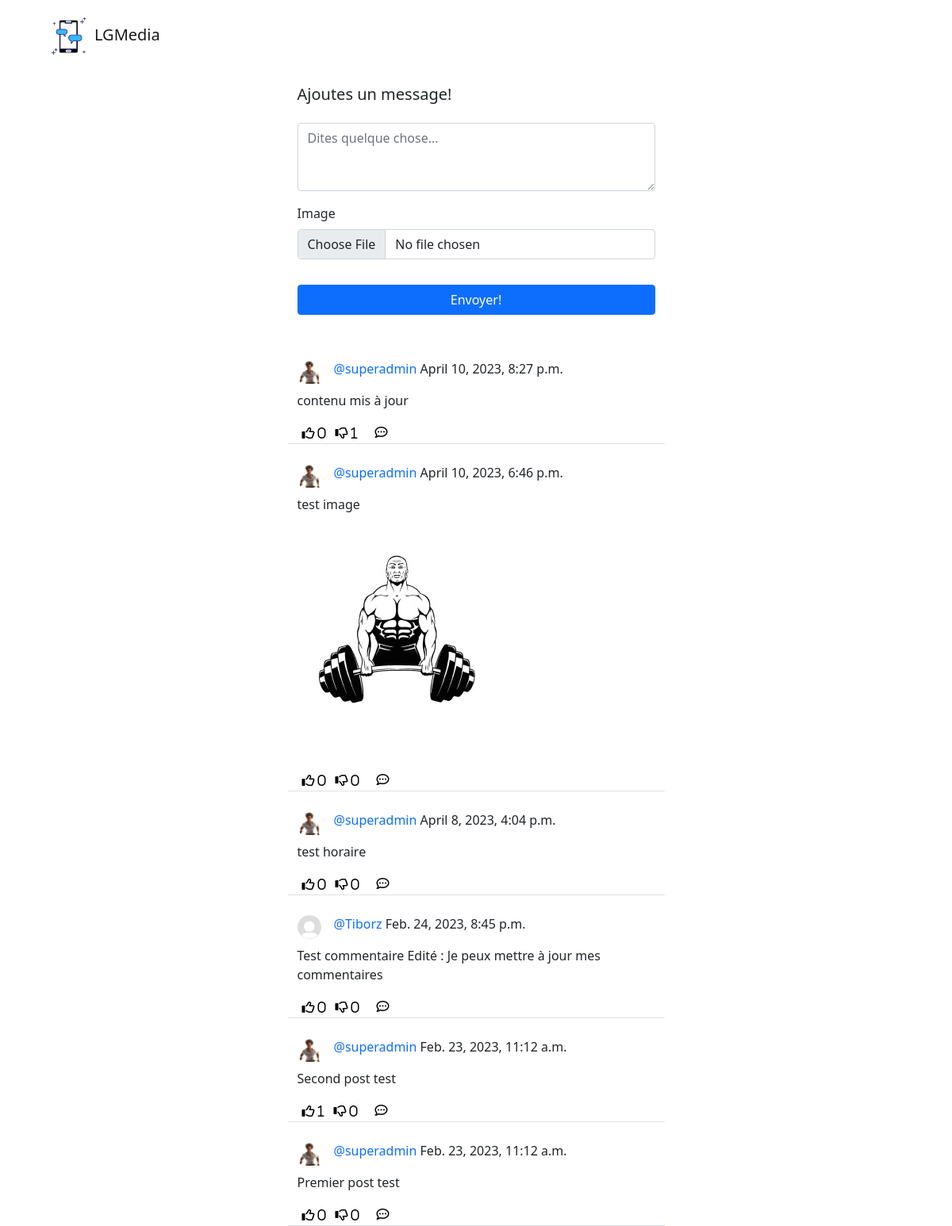
The app's page /social/ with its own data.
### social/models.py (models this page shows)
class Post(models.Model):
    idPost = models.AutoField(primary_key=True)
    contenu = models.TextField()
    image = models.ImageField(upload_to='uploads/post_photos', blank=True, null=True)
    sendingTime = models.DateTimeField(default=timezone.now)
    auteur = models.ForeignKey(User, on_delete=models.CASCADE)
    likes = models.ManyToManyField(User, blank=True, related_name='likes')
    dislikes = models.ManyToManyField(User, blank=True, related_name='dislikes')

class UserProfile(models.Model):
	user = models.OneToOneField(User, primary_key=True, verbose_name='user', related_name='profile', on_delete=models.CASCADE)
	name = models.CharField(max_length=30, blank=True, null=True)
	bio = models.TextField(max_length=500, blank=True, null=True)
	birth_date=models.DateField(null=True, blank=True)
	location = models.CharField(max_length=100, blank=True, null=True)
	picture = models.ImageField(upload_to='uploads/profile_pictures', default='uploads/profile_pictures/default.png', blank=True)
	followers = models.ManyToManyField(User, blank=True, related_name='followers')

### social/views.py (the view, shortened to what this page needs)
# urls.py: path('', PostListView.as_view(), name='post-list'),
class PostListView(View):
    def get(self, request, *args, **kwargs): #args et kwargs permettent de passer plusieurs arguments ou des arguments de mots-clés à une fonction
        posts = Post.objects.all().order_by('-sendingTime') # SELECT * FROM Post ORDER BY sendingTime
        form = PostForm()
        context = {
            'post_list': posts,
            'form': form,
        }
        return render(request, 'social/post_list.html', context)

### social/forms.py
class PostForm(forms.ModelForm):
    contenu = forms.CharField(
        label='',
        widget=forms.Textarea(attrs={
            'rows': '3',
            'placeholder': 'Dites quelque chose...'
            }))
    image = forms.ImageField(required=False)
    class Meta:
        model = Post
        fields = ['contenu','image']

### social/templates/social/post_list.html (shortened to what this page needs)
{% extends 'landing/base.html' %}
{% load crispy_forms_tags %}
{% block content %}
    <div class="container">
        <div class="row justify-content-center mt-3">
            <div class="col-md-5 col-sm-12">
                <h5>Ajoutes un message!</h5>
            </div>
        </div>
        <div class="row justify-content-center mt-3 mb-5">
            <div class="col-md-5 col-sm-12">
                <form method="POST" enctype="multipart/form-data">
                    {{ form | crispy }}
                    <div class="d-grid gap-2">
                        <button class="btn btn-primary mt-3">Envoyer!</button>
                    </div>
                </form>
            </div>
        </div>
        {% for post in post_list %}
        <div class="row justify-content-center mt-3">
            <div class="col-md-5 col-sm-12 border-bottom">
                <div class="d-flex align-items-center">
                    <a href="{% url 'profile' post.auteur.profile.pk %}">
                        <img class="round-circle post-pdp" height="30" width="30" src="{{ post.auteur.profile.picture.url }}" />
                    </a>
                    <p class="post-text">
                        <a class="text-primary post-link" href="{% url 'profile' post.auteur.profile.pk %}">@{{ post.auteur }}</a> {{ post.sendingTime }}
                    </p>
                </div>
                <div class="position-relative">
                    <p>{{ post.contenu }}</p>
                    {% if post.image %}
                    <img src="{{ post.image.url }}" class="post-image"/>
                    {% endif %}
                </div>
                <div class="d-flex flex-row">
                    <form method="POST" action="{% url 'like' post.pk %}">
                        <button style="background-color: transparent; border: none; box-shadow: none;" type="submit">
                            {% if request.user in post.likes.all %}
                            <i class="fa-solid fa-thumbs-up"> <span>{{ post.likes.all.count }}</span></i>
                            {% else %}
                            <i class="far fa-thumbs-up"> <span>{{ post.likes.all.count }}</span></i>
                            {% endif %}
                        </button>
                    </form>
                    <form method="POST" action="{% url 'dislike' post.pk %}">
                        <button style="background-color: transparent; border: none; box-shadow: none;" type="submit">
                            {% if request.user in post.dislikes.all %}
                            <i class="fa-solid fa-thumbs-down"> <span>{{ post.dislikes.all.count }}</span></i>
                            {% else %}
                            <i class="far fa-thumbs-down"> <span>{{ post.dislikes.all.count }}</span></i>
                            {% endif %}
                        </button>
                    </form>
                    <a class="px-3" style="background-color: transparent; border: none; box-shadow: none;" href="{% url 'post-detail' post.pk %}"><i class="far fa-comment-dots" style="color:black;"></i></a>
                </div>
            </div>
        </div>
        {% endfor %}
    </div>
{% endblock content %}

### static/style.css (style rules this page uses)
.post-pdp { float: left; margin-right: 1rem; }
.post-link { text-decoration: none; }
.post-text { padding-top: 0.5rem; }
.post-image { max-width: 100%; height: auto; border-radius: 10px; margin-bottom: 10px; }

### records on screen
Post: auteur.profile.picture (picture), auteur "superadmin", sendingTime "April 10, 2023, 8:27 p.m.", contenu "contenu mis à jour", likes.all.count "0", dislikes.all.count "1"
Post: auteur.profile.picture (picture), auteur "superadmin", sendingTime "April 10, 2023, 6:46 p.m.", contenu "test image", image (picture), likes.all.count "0", dislikes.all.count "0"
Post: auteur.profile.picture (picture), auteur "superadmin", sendingTime "April 8, 2023, 4:04 p.m.", contenu "test horaire", likes.all.count "0", dislikes.all.count "0"
Post: auteur.profile.picture (placeholder picture), auteur "Tiborz", sendingTime "Feb. 24, 2023, 8:45 p.m.", contenu "Test commentaire Edité : Je peux mettre à jour mes commentaires", likes.all.count "0", dislikes.all.count "0"
Post: auteur.profile.picture (picture), auteur "superadmin", sendingTime "Feb. 23, 2023, 11:12 a.m.", contenu "Second post test", likes.all.count "1", dislikes.all.count "0"
Post: auteur.profile.picture (picture), auteur "superadmin", sendingTime "Feb. 23, 2023, 11:12 a.m.", contenu "Premier post test", likes.all.count "0", dislikes.all.count "0"
